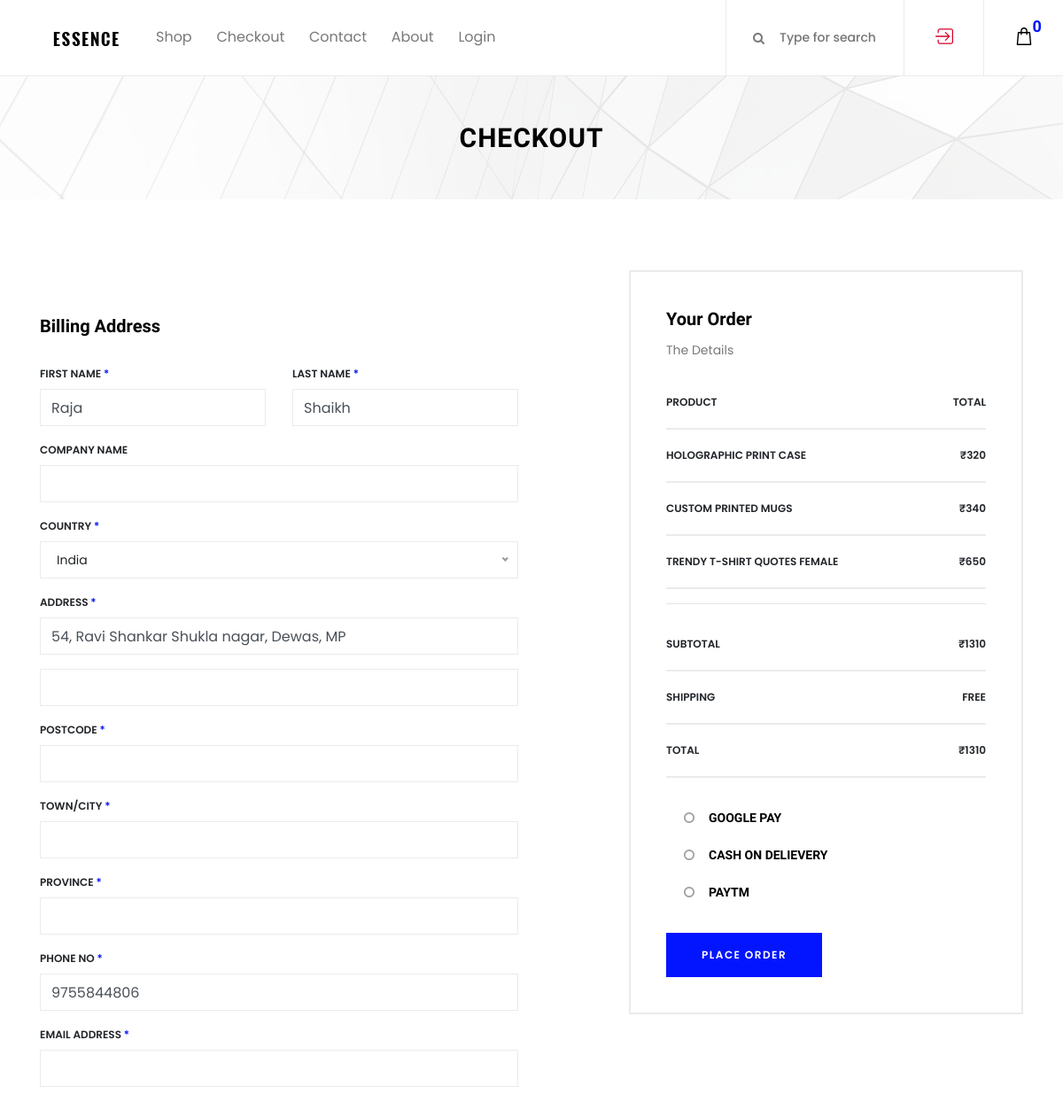
Before: /products/checkout/12 (upper part) with the older database file.
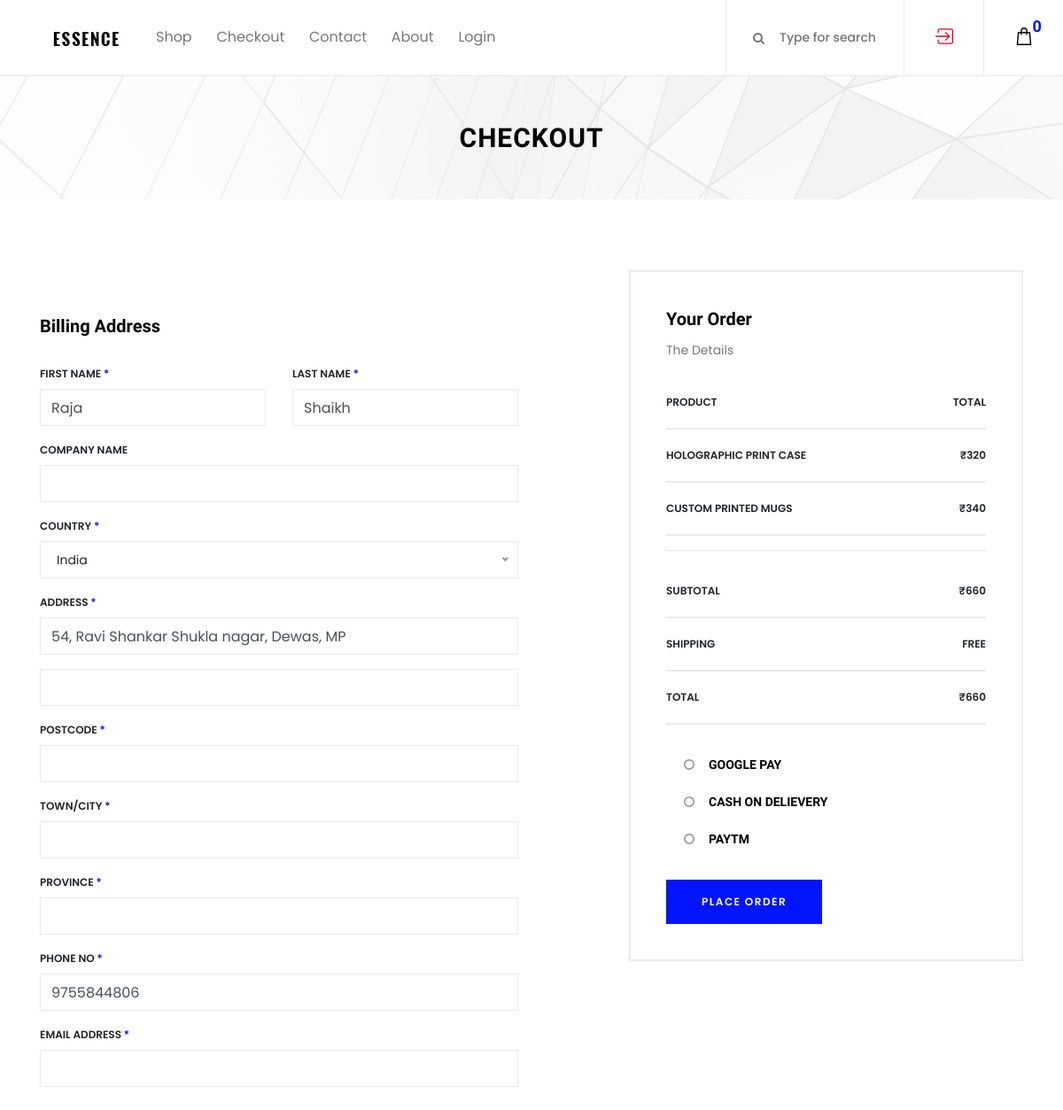
After: the same page with the newer database file.
### accounts/models.py (models this page shows, shortened)
class Cart(models.Model):
    user = models.ForeignKey(User, on_delete=models.CASCADE)
    cart_product = models.ForeignKey(Product, on_delete=models.CASCADE)

### products/models.py (models this page shows, shortened)
class Product(models.Model):
    category = models.ForeignKey(Category, on_delete=models.DO_NOTHING)
    title = models.CharField(max_length=200)
    product_code = models.CharField(max_length=20)
    description = models.TextField(blank=True)
    tags = models.TextField(blank=True)
    feature_1 = models.CharField(max_length=400, blank=True)
    feature_2 = models.CharField(max_length=400, blank=True)
    feature_3 = models.CharField(max_length=400, blank=True)
    MRP = models.IntegerField()
    actual_price = models.IntegerField()
    delivery_charge = models.IntegerField()
    Warranty_info = models.CharField(max_length=200)
    photo_main_1 = models.ImageField(upload_to='photos/%Y/%m/%d/')
    photo_main_2 = models.ImageField(upload_to='photos/%Y/%m/%d/')
    photo_one = models.ImageField(upload_to='photos/%Y/%m/%d/', blank=True)
    photo_2 = models.ImageField(upload_to='photos/%Y/%m/%d/', blank=True)
    photo_3 = models.ImageField(upload_to='photos/%Y/%m/%d/', blank=True)
    photo_4 = models.ImageField(upload_to='photos/%Y/%m/%d/', blank=True)
    is_published = models.BooleanField(default=True)
    list_date = models.DateTimeField(default=datetime.now, blank=True)

### products/views.py (the view)
# urls.py: path('checkout/<int:user_id>', views.checkout, name='checkout'),
def checkout(request, user_id):
    user_products = Cart.objects.filter(user_id=user_id)
    user_det = UserProfileInfo.objects.filter(user=user_id)[0]
    total = 0
    for p in user_products:
        total += p.cart_product.actual_price
    context = {
        'user_products': user_products,
        'user_det': user_det,
        'total' : total
    }
    return render(request, 'products/checkout.html', context)

### accounts/context_processors.py (called while the page is built, shortened)
def cart_processor(request):
    act_user_ac = active_user()
    act_user_pr = active_user_ajax()
    if(act_user_ac != 0):
        cart_item = Cart.objects.filter(user_id=act_user_ac)
        count = cart_item.count()
        print('-'*50)
        print(count)
        print('ac gave this {}'.format(act_user_ac))
        print(cart_item)
        print('-'*50)
        context = {
            'cart_item': cart_item,
            'len_cart': count,
        }
        return context
    else:
        cart_item = Cart.objects.filter(user_id=act_user_pr)
        count = cart_item.count()
        print('-'*50)
        print(count)
        print('pr gave this {}'.format(act_user_pr))
        print(cart_item)
        print('-'*50)
        context = {
            'cart_item': cart_item,
            'len_cart': count,
        }
        return context

### accounts/views.py (called while the page is built)
def active_user():
    global active_ac
    return active_ac

### products/views.py (called while the page is built)
def active_user_ajax():
    global active_pr
    return active_pr

### templates/products/checkout.html (shortened to what the changed rows need)
{% extends 'base.html' %}
{% load static %}
{% block content %}
    <div class="breadcumb_area bg-img" style="background-image: url({% static 'img/bg-img/breadcumb.jpg' %});">
        <div class="container h-100">
            <div class="row h-100 align-items-center">
                <div class="col-12">
                    <div class="page-title text-center">
                        <h2>Checkout</h2>
                    </div>
                </div>
            </div>
        </div>
    </div>
    <div class="checkout_area section-padding-80">
        <div class="container">
            <div class="row">
                <div class="col-12 col-md-6 col-lg-5 ml-lg-auto">
                    <div class="order-details-confirmation">
                        <ul class="order-details-form mb-4">
                            {% for p in user_products %}
                            <li><span>{{p.cart_product.title}}</span> <span><span>&#8377;</span>{{p.cart_product.actual_price}}</span></li>
                            {% endfor %}
                            <li><span>Subtotal</span> <span><span>&#8377;</span>{{total}}</span></li>
                            <li><span>Total</span> <span><span>&#8377;</span>{{total}}</span></li>
                        </ul>
                    </div>
                </div>
            </div>
        </div>
    </div>
{% endblock %}

Changed rows visible on the page:
removed Cart: cart_product "TRENDY T-SHIRT QUOTES FEMALE", cart_product.actual_price "650"
Other visible differences:
{{ total }}: "1310" → "660"
